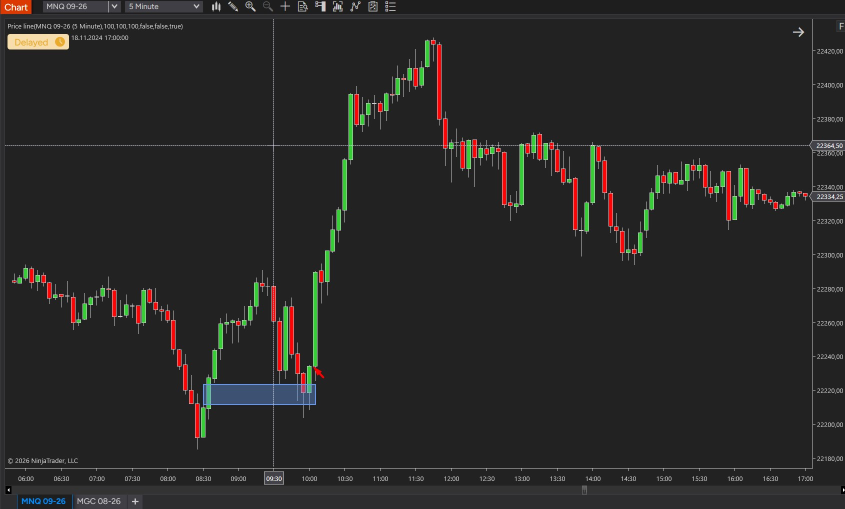
#> input picture data/my-trades/1/DBT2.jpg, 1690 x 1017 px (shown at 1/2 size)
$ python extract.py ../../../../data/my-trades/1/DBT2.jpg
#> lines starting #> are read from the running program, lines starting #| are printed output that depends on the picture
import sys, re, subprocess, json, os
from PIL import Image
import numpy as np
TMP=os.path.dirname(os.path.abspath(__file__))
def tess(img,psm=7,scale=3,tsv=False,wl=None):
    c=img.convert('L'); c=c.resize((max(1,c.width*scale),max(1,c.height*scale)),Image.LANCZOS)
    p=os.path.join(TMP,'_c%d.png'%os.getpid()); c.save(p)
    a=['tesseract',p,'-','--psm',str(psm)]
    if wl: a+=['-c','tessedit_char_whitelist='+wl]
    if tsv: a+=['tsv']
    return subprocess.run(a,capture_output=True,text=True).stdout
def num(s):
    s=s.replace(',','.').replace(' ','')
    m=re.search(r'-?\d+\.\d+',s); return float(m.group()) if m else None
R=re.compile(r'#?(25\d{5})\s*(buy stop|sell stop|buy limit|sell limit|buy|sell)\s*(\d+\.\d\d)')
RT=re.compile(r'#?(25\d{5})\s*(tp|sl)\b')
def label(im,y):
    for x1 in (120,135,150):
        for lo,hi in ((y-13,y+1),(y-15,y),(y-12,y+2),(y-16,y-1)):
            for sc in (3,4):
                t=tess(im.crop((8,max(95,lo),x1,hi)),psm=7,scale=sc,wl='#0123456789.buyselstoplimt ').strip()
                m=R.search(t)
                if m: return m.groups()
                m=RT.search(t)
                if m: return (m.group(1)+'-'+m.group(2), m.group(2), '0.00')
    return None
def frame(path):
#> called with path = '../../../../data/my-trades/1/DBT2.jpg'
    im=Image.open(path).convert('RGB'); a=np.array(im).astype(int); out={}
#> in frame, im is the input picture: PIL image 1690x1017 RGB; mean R, G, B 40.7, 39.9, 38.7
    # P&L
    t=tess(im.crop((1050,240,1240,335)),psm=6)
#> in tess, `c = img.convert('L')`:
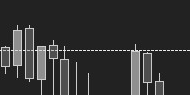
#> c: PIL image 190x95 L; min 22, max 244, mean 50.6
#> in tess, `c = c.resize((max(1, c.width * scale), max(1, c.height * scale)), Imag`:
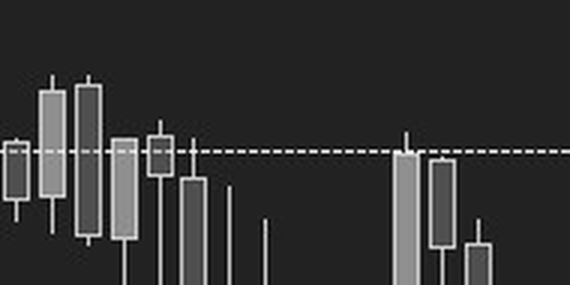
#> c: PIL image 570x285 L; min 0, max 255, mean 50.6
    for k,key in (('Floating','float'),('Today','today'),('Week','week')):
        m=re.search(k+r'[^\d\-]*(-?[\d\.,]+)',t); out[key]=num(m.group(1)) if m else None
    # OHLC of the current candle
    t=tess(im.crop((0,93,420,107)))
    v=[num(x) for x in re.findall(r'\d{4}[\.,]\d\d',t)]; out['ohlc']=v[-4:] if len(v)>=4 else v
    # price axis -> y mapping
    t=tess(im.crop((1236,95,1280,560)),psm=6,tsv=True,wl='0123456789.')
    pts=[]
    for ln in t.splitlines()[1:]:
        f=ln.split('\t')
        if len(f)<12: continue
        m=re.fullmatch(r'\d{4}\.\d\d',f[11].strip())
        if m: pts.append((95+(int(f[7])+int(f[9])/2)/3.0,float(m.group())))
    fit=None
    if len(pts)>=4:
        ys=np.array([p[0] for p in pts]); ps=np.array([p[1] for p in pts]); b,c0=np.polyfit(ys,ps,1)
        res=np.abs(ps-(b*ys+c0)); keep=res<max(0.5,np.median(res)*3)
        if keep.sum()>=4: b,c0=np.polyfit(ys[keep],ps[keep],1)
        if b<0: fit=(b,c0)
    # order lines (dashed: many on/off changes) + their labels
    bg=np.median(a[300,220:1230],axis=0); lines=[]
    for y in range(110,552):
        d=np.abs(a[y,220:1230]-bg).sum(1); n=(d>60).sum(); tr=np.abs(np.diff((d>40).astype(int))).sum()
        if n>200 and tr>120: lines.append(y)
    grp=[]
    for y in lines:
        if grp and y-grp[-1][-1]<=2: grp[-1].append(y)
        else: grp.append([y])
    orders=[]
    for g in grp:
        y=int(round(np.mean(g))); lb=label(im,y)
        orders.append({'ticket':lb[0] if lb else None,'type':lb[1] if lb else None,'lots':float(lb[2]) if lb else None,'y':y,'price':round(fit[0]*y+fit[1],2) if fit else None})
    out['orders']=orders
    # first order row and chart time
    out['row']=tess(im.crop((0,622,1270,640)),psm=7).strip()
    t=tess(im.crop((700,555,1240,571)),psm=7); m=re.findall(r'(\d{1,2})\s*No\w\s*(\d\d):(\d\d)',t); out['time']=m[-1] if m else None
    t=tess(im.crop((0,93,420,107)));
    return out
if __name__=='__main__':
    for p in sys.argv[1:]: print(os.path.basename(p), json.dumps(frame(p)))
#> (the call stopped at in tess, `return subprocess.run(a,capture_output=True,text=True).stdout`: subprocess is not available in this run)

$ run again, on data/my-trades/1/s62.jpg
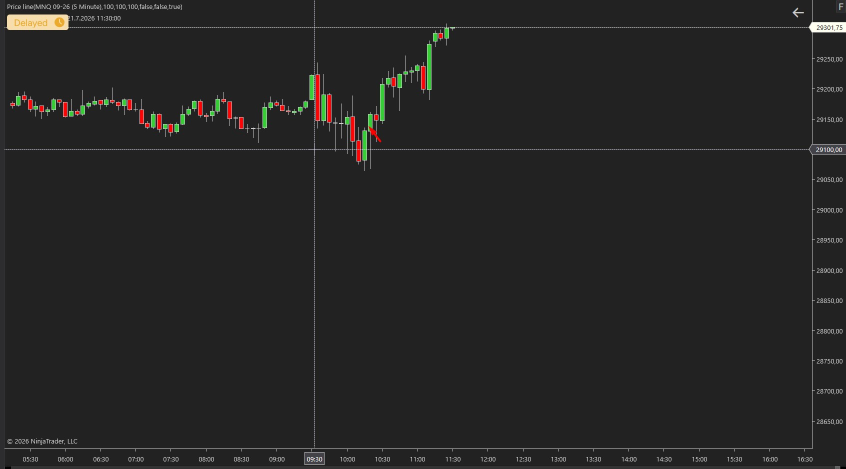
#> input picture data/my-trades/1/s62.jpg, 1692 x 937 px (shown at 1/2 size)
#> in frame, im is the input picture: PIL image 1692x937 RGB; mean R, G, B 37.5, 37.2, 36.6
#> in tess, `c = c.resize((max(1, c.width * scale), max(1, c.height * scale)), Imag`:
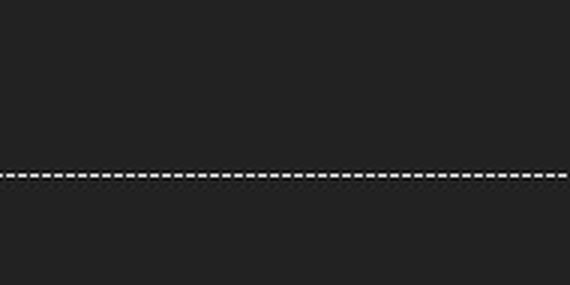
#> c: PIL image 570x285 L; min 0, max 255, mean 35.5

$ run again, on data/my-trades/1/9.png
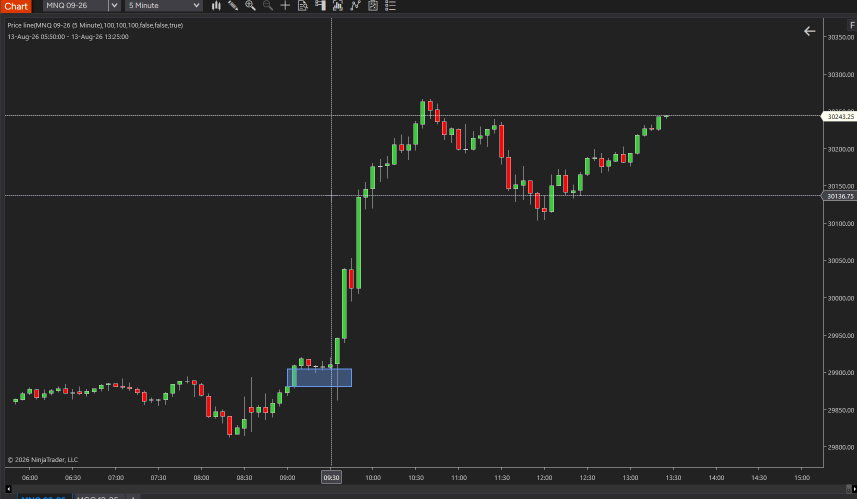
#> input picture data/my-trades/1/9.png, 1713 x 998 px (shown at 1/2 size)
#> in tess, `c = img.convert('L')`:
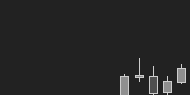
#> c: PIL image 190x95 L; min 34, max 205, mean 38.4
#> c: PIL image 570x285 L
